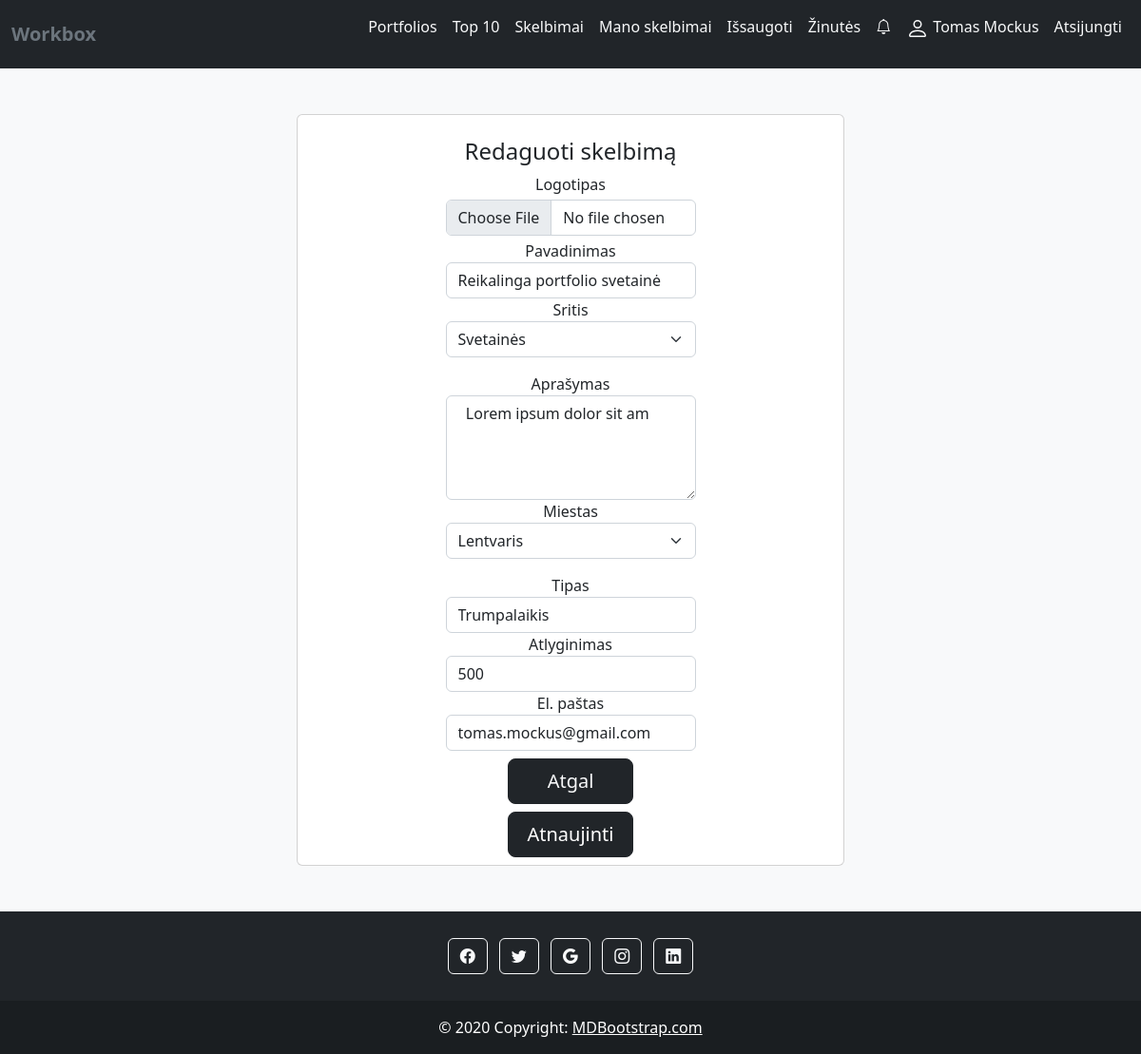
The app's page /edit_skelbimas/15 (signed in) with its own data.
### core/models.py (models this page shows, shortened)
class Profile(models.Model):
    user=models.OneToOneField(User, on_delete=models.CASCADE)
    name = models.CharField("Name",max_length=100,null=True, blank=True)
    surname = models.CharField("Surname",max_length=100,null=True, blank=True)
    forget_password_token = models.CharField(max_length=100, blank=True, null=True)
    about = models.TextField("About", max_length=1000, null=True, blank=True)
    profile_img = models.ImageField("Profile image",upload_to='profile_images', default='blank-profile-photo.jpeg')
    location = models.CharField("Location",max_length=100,null=True, blank=True)
    favorites_port = models.ManyToManyField("Portfolio", blank=True)
    favorites_skelb = models.ManyToManyField("Skelbimas", blank=True)

class Skelbimas(models.Model):
    logo = models.ImageField("Logo", default='no-image.png', upload_to='skelbimai', blank=True)
    name = models.CharField("Name",max_length=100, null=True,blank=True)
    about = models.CharField("About",max_length=1000,null=True, blank=True)
    upload_date = models.DateField("Upload date",null=True,auto_now=True)
    area = models.CharField("Area",max_length=100, null=True, blank=True)
    user_id = models.ForeignKey("Profile", on_delete=models.CASCADE)
    type = models.CharField("Type",max_length=100,null=True, blank=True)
    salary = models.IntegerField("Salary",null=True, blank=True)
    email = models.CharField("Email",max_length=100,null=True, blank=True)
    location = models.CharField("Location", max_length=100, null=True, blank=True)

### core/views.py (the view, shortened to what this page needs)
# urls.py: path('edit_skelbimas/<int:id>', views.edit_skelbimas, name='edit_skelbimas'),
@login_required(login_url="signin")
def edit_skelbimas(request, id):
    user = request.user.id
    skelbimas = Skelbimas.objects.get(id=id)
    context = {
        'skelbimas': skelbimas,
        'useris': request.user,
    }
    return render(request, 'edit_skelbimas.html', context=context)

### core/views.py (called while the page is built)
def inbox_notifications(request):
    directs_count = 0
    if request.user.is_authenticated:
        directs_count = Message.objects.filter(user=request.user, is_read=False).count()
    return {'directs_count': directs_count}

def count_notifications(request):
    count_notifications = 0
    if request.user.is_authenticated:
        count_notifications = Notification.objects.filter(user=request.user, is_seen=False).count()
    return {'count_notifications': count_notifications}

### templates/edit_skelbimas.html (shortened to what this page needs)
{% extends 'base.html' %}
{% block content %}
{%load static%}
<div class="container-fluid my-5 w-50">
<section class="h-100 w-100 gradient-custom-2">
    <div class="card text-center">
        <br>
        <h4>Redaguoti skelbimą</h4>
        <form action="" method="POST" enctype="multipart/form-data">
            <div class="container w-50">
                <span>Logotipas</span>
                <input class="form-control my-1" type="file" name="logo">
                <span>Pavadinimas </span> <input type="text" class="form-control" name="pavadinimas" value="{{skelbimas.name}}">
                <span>Sritis</span>
                <select name="sritis" class="form-control rounded form-select mb-3 " required>
                                <option value="{{skelbimas.area}}" selected>{{skelbimas.area}}</option>
                            </select>
                <span>Aprašymas</span> <textarea id="aprasymas" class="form-control" name="aprasymas" rows="4"
                                                 cols="50"> {{skelbimas.about}} </textarea>
                <span>Miestas</span>
                <select name="location" class="form-control rounded form-select mb-3 " required>
                    <option value="{{skelbimas.location}}" selected>{{skelbimas.location}}</option>
                                </select>
                <span>Tipas</span> <input type="text" class="form-control" name="tipas" value="{{skelbimas.type}}">
                <span>Atlyginimas</span> <input type="text" class="form-control" name="atlyginimas" value="{{skelbimas.salary}}">
                <span>El. paštas</span> <input type="email" class="form-control" name="email" value="{{skelbimas.email}}">
                <button type="button" class="btn btn-dark btn-lg btn-block my-2" style="width:50%"><a class="text-light" href="{% url 'manoskelbimai' user %}" style="text-decoration:None;">Atgal</a>
                </button>
                <button type="submit" class="btn btn-dark btn-lg btn-block mb-2 " style="width:50%">Atnaujinti</button>
            </div>
        </form>
    </div>
</section>
    </div>
{% endblock %}

### templates/base.html (shortened to what this page needs)
<!DOCTYPE html>
{% load static %}
<html lang="en">
<head>
    <link href="https://cdn.jsdelivr.net/npm/bootstrap@5.2.2/dist/css/bootstrap.min.css" rel="stylesheet"
>
    <link rel="stylesheet" href="https://cdn.jsdelivr.net/npm/bootstrap-icons@1.9.1/font/bootstrap-icons.css">
</head>
<body class="bg-light d-flex flex-column min-vh-100">
<nav class="navbar navbar-expand-md bg-dark ">
    <div class="container-xxl ">
        <a href="{% url 'index'%}" class="navbar-brand">
            <span class="fw-bold text-secondary">Workbox</span>
        </a>
        <div class="collapse navbar-collapse justify-content-end align-center" id="main-nav">
            <ul class="navbar-nav ">
                <li class="nav-item">
                    <a class="nav-link text-light" href="{% url 'index' %}">Portfolios</a>
                </li>
                <li class="nav-item">
                    <a class="nav-link text-light" href="{% url 'top' %}">Top 10</a>
                </li>
                <li class="nav-item">
                    <a class="nav-link text-light" href="{% url 'skelbimai' %}">Skelbimai</a>
                </li>
                {% if user.is_authenticated %}
                <li class="nav-item"><a class="nav-link text-light" href="{% url 'manoskelbimai' user.id %}">Mano
                    skelbimai</a></li>
                <li class="nav-item"><a class="nav-link text-light" href="{% url 'issaugoti'%}">Išsaugoti
                    </a></li>
                <li class="nav-item"><a class="nav-link text-light" href="{% url 'inbox' %}" > Žinutės
                    </a></li>
                <li class="nav-item"><a class="nav-link text-light" href="{% url 'show-notifications' %}"><span><i class="bi bi-bell"></i></span>
                    </a></li>
                <li class="nav-item"><a class="nav-link text-light" href="{% url 'manoprofilis' user.id %}">
                    {{ user.profile.name }} {{ user.profile.surname }}</a></li>
                <li class="nav-item"><a class="nav-link text-light" href="{% url 'logout'%}?next=/">Atsijungti</a></li>
                {% else %}
                <li class="nav-item"><a class="nav-link text-light" href="{% url 'signin'%}?next={{request.path}}">Prisijungti</a>
                </li>
                <li class="nav-item"><a class="nav-link text-light" href="{% url 'signup'%}">Registruotis</a></li>
                {% endif %}
            </ul>
        </div>
    </div>
</nav>
{% block content %}{% endblock %}
<footer class="bg-dark text-center text-white mt-auto">
    <div class="container p-4 pb-0">
        <section class="mb-4">
            <a class="btn btn-outline-light btn-floating m-1" href="#!" role="button"
            ><i class="bi bi-facebook"></i
            ></a>
            <a class="btn btn-outline-light btn-floating m-1" href="#!" role="button"
            ><i class="bi bi-twitter"></i
            ></a>
            <a class="btn btn-outline-light btn-floating m-1" href="#!" role="button"
            ><i class="bi bi-google"></i
            ></a>
            <a class="btn btn-outline-light btn-floating m-1" href="#!" role="button"
            ><i class="bi bi-instagram"></i
            ></a>
            <a class="btn btn-outline-light btn-floating m-1" href="#!" role="button"
            ><i class="bi bi-linkedin"></i
            ></a>
        </section>
    </div>
    <div class="text-center p-3" style="background-color: rgba(0, 0, 0, 0.2);">
        © 2020 Copyright:
        <a class="text-white" href="https://mdbootstrap.com/">MDBootstrap.com</a>
    </div>
</footer>
</body>

### records on screen
Skelbimas: pavadinimas "Reikalinga portfolio svetainė", sritis "Svetainės", aprasymas "Lorem ipsum dolor sit am", location "Lentvaris", tipas "Trumpalaikis", atlyginimas "500", email "tomas.mockus@gmail.com"

### other values on screen
{{ user.profile.name }} "Tomas"
{{ user.profile.surname }} "Mockus"
